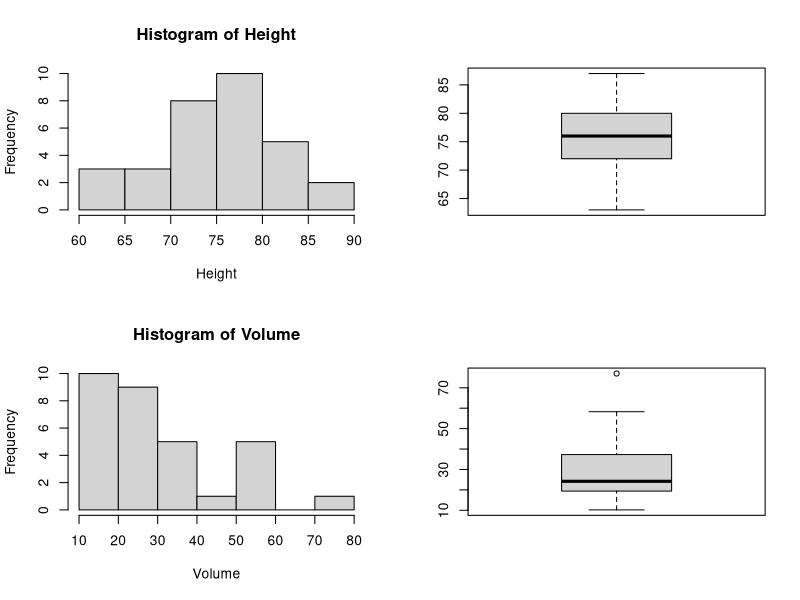
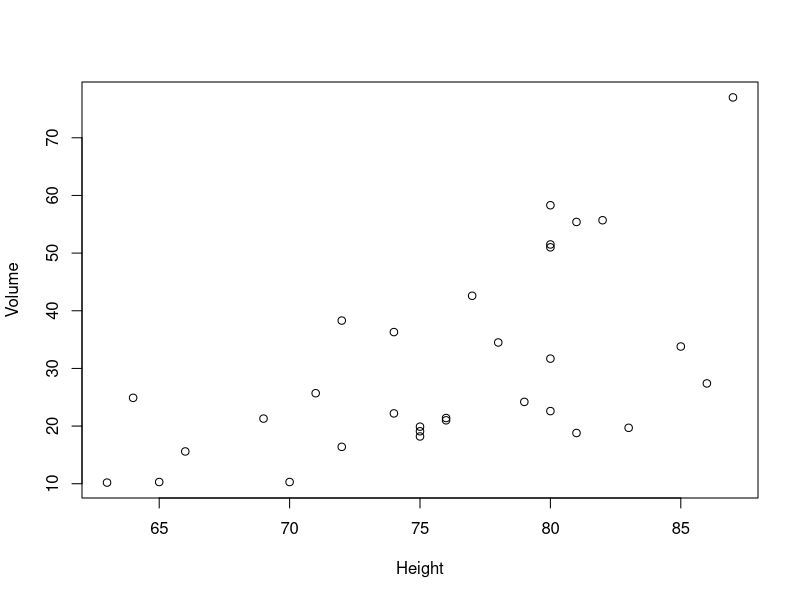
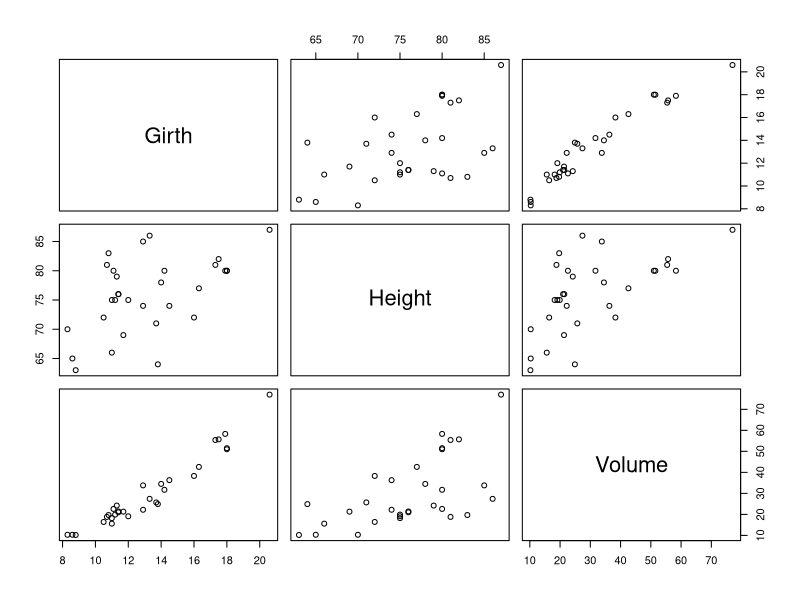
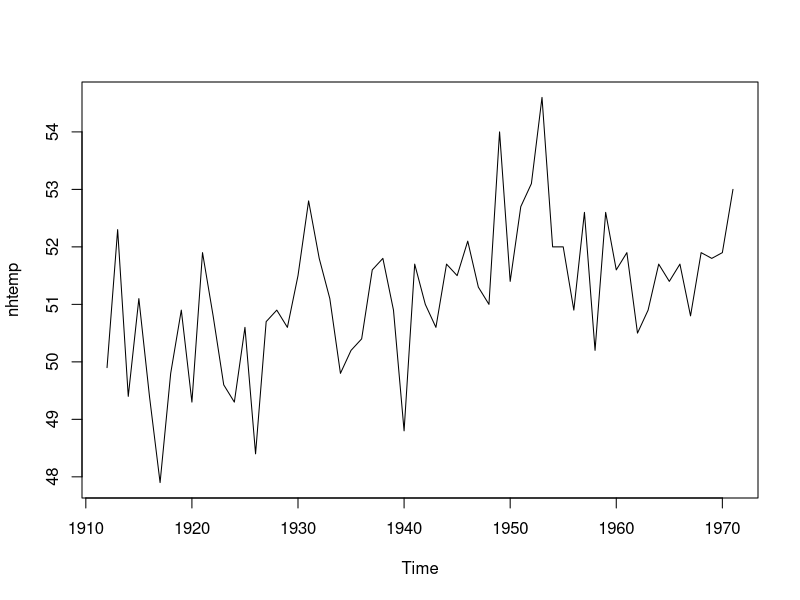
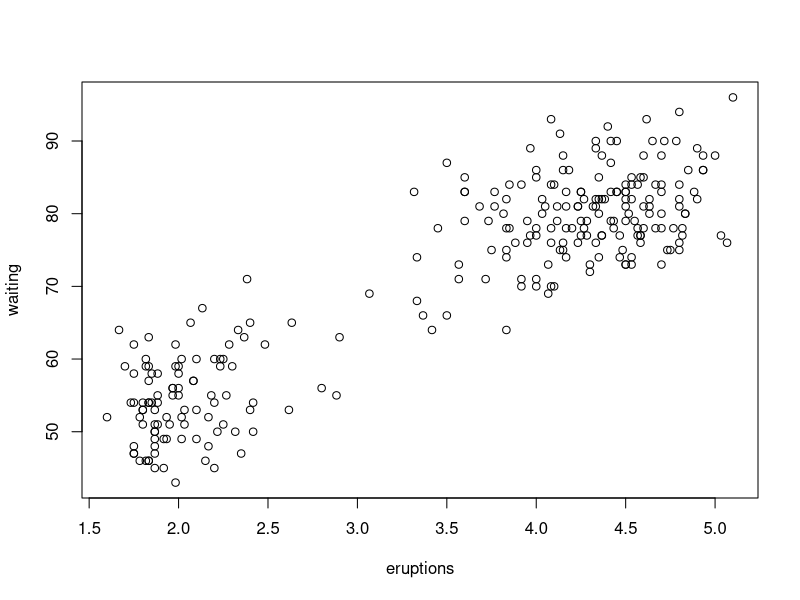
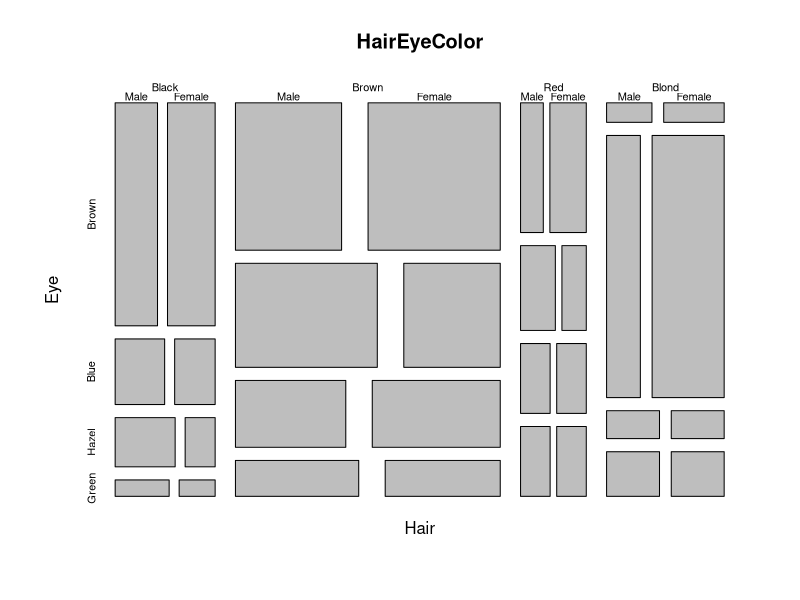
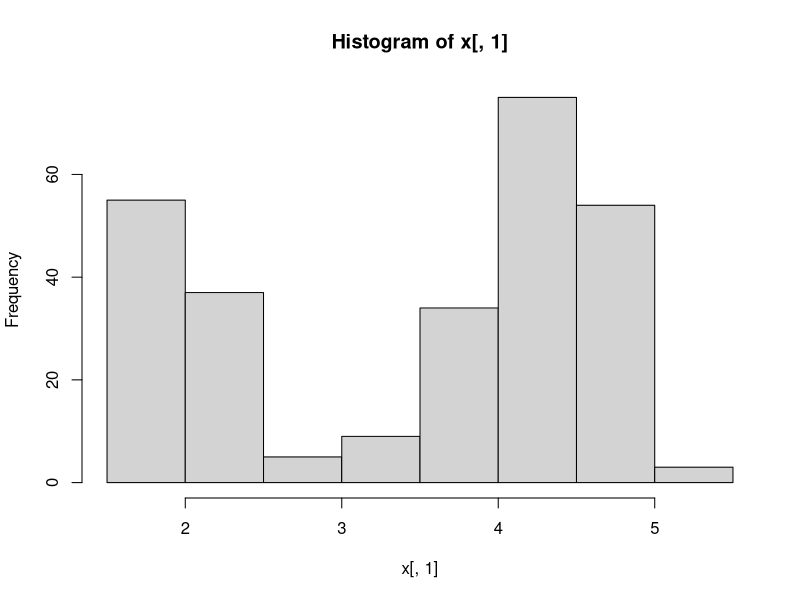
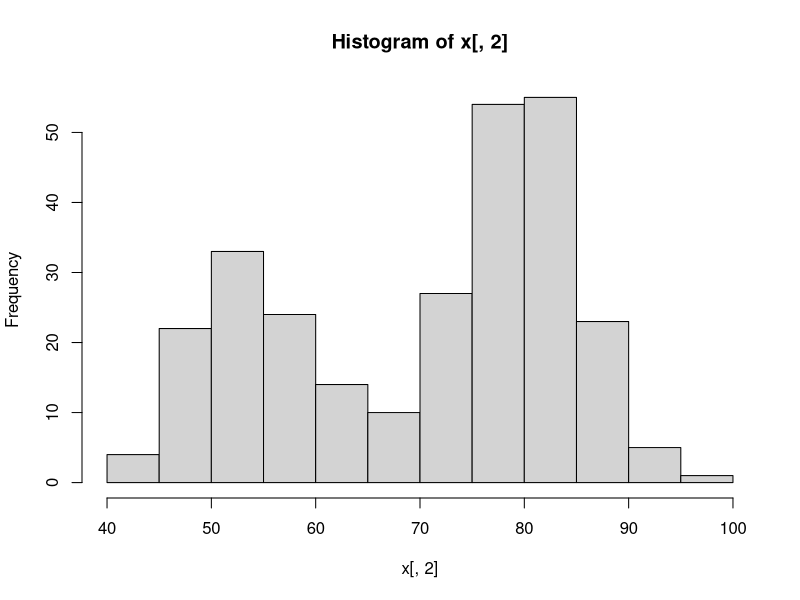

These charts were generated, in order, by the following R code:
4+6

x<-6
y<-4
z<-x+y

z

ls()

sqrt(16)

rm(x,y)

z<-c(5,9,1,0)

x<-c(5,9)
y<-c(1,0)
z<-c(x,y)

x<-1:10

seq(1,9,by=2)

seq(8,20,length=6)

x<-seq(1,10)

rep(0,100)

rep(1:3,6)
rep(1:3,c(6,6,6))
rep(1:3,rep(6,3))

x<-c(6,8,9)
y<-c(1,2,4)
x+y
x*y
x<-c(6,8,9)
x+2

x<-c(7.5,8.2,3.1,5.6,8.2,9.3,6.5,7.0,9.3,1.2,14.5,6.2)
mean(x)
var(x)
summary(x)
x[1:6]
x[7:12]
summary(x[1:6])
summary(x[7:12])

x[c(2,4,9)]
x[-(1:6)]

x<-c(5,7,9)
y<-c(6,3,4)
z<-cbind(x,y)
z

dim(z)
rbind(z,z)
z<-matrix(c(5,7,9,6,3,4),nrow=3)
z
z<-matrix(c(5,7,9,6,3,4),nr=3,byrow=T)
z

y<-matrix(c(1,3,0,9,5,-1),nrow=3,byrow=T)
y

y+z

y*z
x<-matrix(c(3,4,-2,6),nrow=2,byrow=T)
x
y%*%x

t(z)

solve(x)

z[1,1]
z[c(2,3),2]
z[,2]
z[1:2,]

data()
data(trees)
trees[1:5,]
attach(trees)
mean(Height)
mean(trees[,2])
trees$Height
apply(trees,2,mean)

x
dnorm(x,3,2)
dnorm(5,3,2)
x<-seq(-5,10,by=.1)
dnorm(x,3,2)
rnorm(100,3,2)

###rt, rpois

par(mfrow=c(2,2))
par(mfrow=c(2,2))
hist(Height)
boxplot(Height)
hist(Volume)
boxplot(Volume)
par(mfrow=c(1,1))
plot(Height,Volume)

pairs(trees)
data(nhtemp)
plot(nhtemp)
data(faithful)
plot(faithful)
data(HairEyeColor)
plot(HairEyeColor)


sd <- function(x) sqrt(var(x))
x<-c(9,5,2,3,7)
sd(x)

several.plots<-function(x){
  par(mfrow=c(1,1))
  hist(x[,1])
  hist(x[,2])
  plot(x[,1],x[,2])
  par(mfrow=c(1,1))
  apply(x,2,summary)
}

several.plots(faithful)


